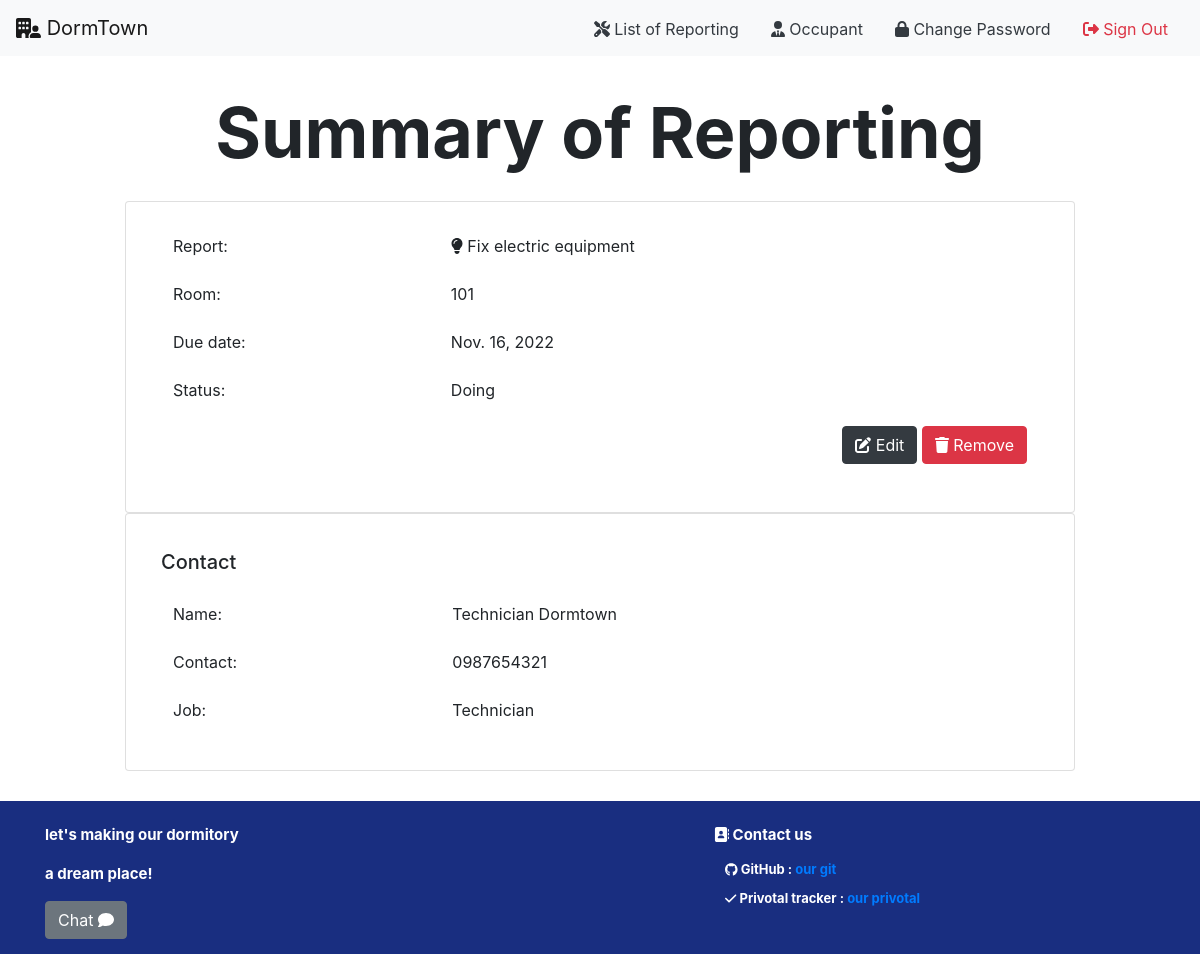
Screenshot of /occupant/report/detail/59 (signed in) with the database file from the repository.
### occupant/models.py (models this page shows, shortened)
class UserInfo(models.Model):
    user_id = models.ForeignKey(
        User, on_delete=models.CASCADE, related_name="user_id")
    role_id = models.ForeignKey(
        Role, on_delete=models.CASCADE, related_name="role_id")
    room_id = models.ForeignKey(
        Room, on_delete=models.CASCADE, related_name="room_id", null=True)
    phone_number = models.CharField(max_length=10)
    address = models.CharField(max_length=100)
    street = models.CharField(max_length=50)
    state = models.CharField(max_length=50)
    city = models.CharField(max_length=50)
    country = models.CharField(max_length=20)
    zip_code = models.CharField(max_length=10)

class Role(models.Model):
    role_name = models.CharField(max_length=20)
    def __str__(self):
        return f'{ self.role_name }'

class Report(models.Model):
    from_user_id = models.ForeignKey(
        User, on_delete=models.CASCADE, related_name="from_user_id")
    problem_type_id = models.ForeignKey(
        ProblemType, on_delete=models.CASCADE, related_name="problem_type_id")
    due_date = models.DateField()
    note = models.CharField(max_length=150)
    status_id = models.ForeignKey(
        StatusType, on_delete=models.CASCADE, related_name="status_id")
    assign_to_id = models.ForeignKey(
        User, on_delete=models.CASCADE, related_name="assign_to_id", null=True)
    role_id = models.ForeignKey(
        Role, on_delete=models.CASCADE, related_name="reported_role_id", null=True)

class ProblemType(models.Model):
    problem_name = models.CharField(max_length=30)

class Room(models.Model):
    room_number = models.CharField(max_length=3)
    room_type = models.ForeignKey(
        RoomType, on_delete=models.CASCADE, related_name="room_type")
    status = models.BooleanField()

class StatusType(models.Model):
    status_name = models.CharField(max_length=10)
    def __str__(self):
        return f'{ self.status_name }'

### occupant/views.py (the view)
# urls.py: path('report/detail/<int:report_id>', views.get_report, name='get_report'),
def get_report(request, report_id):
    if not request.user.is_authenticated:
        return render(request, 'users/login.html', status=403)
    try:
        user = User.objects.get(pk=request.user.id)
        user_info = get_object_or_404(UserInfo, user_id=user)
        report = Report.objects.get(pk=report_id, from_user_id=user)
        assign_to_user_info = UserInfo.objects.filter(user_id=report.assign_to_id).first()
        role = Role.objects.get(role_name='Manager')
        managers = UserInfo.objects.filter(role_id=role)
    except:
        return render(request, 'rooms/500.html', status=500)
    return render(request, 'occupant/result_report.html', {
        'report': report,
        'header': 'Summary of Reporting',
        'user_info': user_info,
        'assign_to_user_info': assign_to_user_info,
        'managers': managers
    })

### occupant/templates/occupant/result_report.html (shortened to what this page needs)
{% extends 'occupant/layout.html' %}
{% block body %}
<div class="text-center mt-4">
    <p class="header">{{ header }}</p>
</div>
<div class="container">
    <div class="row">
        <div class="col-lg-10 card" style="margin: auto">
            <div class="card-body">
                <table class="table table-borderless">
                    <tr>
                        <td colspan="2">Report:</td>
                        <td class="text-end">
                            {% if report.problem_type_id.problem_name == 'Cleaning service' %}
                            <i class="fa-solid fa-broom"></i>
                            {% elif report.problem_type_id.problem_name == 'Irrigation problem' %}
                            <i class="fa-solid fa-droplet"></i>
                            {% elif report.problem_type_id.problem_name == 'Fix electric equipment' %}
                            <i class="fa-solid fa-lightbulb"></i>
                            {% elif report.problem_type_id.problem_name == 'Move out' %}
                            <i class="fa-solid fa-door-open"></i>
                            {% endif %}
                            {{ report.problem_type_id.problem_name }}
                        </td>
                    </tr>
                    <tr>
                        <td colspan="2">Room:</td>
                        <td class="text-end">{{ user_info.room_id.room_number }}</td>
                    </tr>
                    <tr>
                        <td colspan="2">Due date:</td>
                        <td class="text-end">{{ report.due_date }}</td>
                    </tr>
                    <tr>
                        <td colspan="2">Status:</td>
                        <td class="text-end">
                            {{ report.status_id }}
                        </td>
                    </tr>
                    {% if report.status_id != 'Idle' %}
                    <tr>
                        <td colspan="2"></td>
                        <td colspan="2" align="right">
                            <a class="btn btn-dark text-white" href="{% url 'occupant:edit_report' report.id %}">
                                <i class="fa-solid fa-pen-to-square"></i>
                                Edit
                            </a>
                            <a class="btn btn-danger text-white" href="{% url 'occupant:delete_report' report.id %}">
                                <i class="fa-solid fa-trash"></i>
                                Remove
                            </a>
                        </td>
                    </tr>
                    {% endif %}
                </table>
            </div>
        </div>
    </div>
</div>
{% if report.status_id.status_name != 'Idle' %}
<div class="container">
    <div class="row">
        <div class="col-lg-10 card" style="margin: auto">
            <div class="card-body">
                <div class="d-flex justify-content-between align-items-center py-3">
                    <h2 class="h5 mb-0">Contact</h2>
                </div>
                <table class="table table-borderless">
                    <tr>
                        <td colspan="2">Name:</td>
                        <td class="text-end">{{ assign_to_user_info.user_id.first_name }} {{ assign_to_user_info.user_id.last_name }}</td>
                    </tr>
                    <tr>
                        <td colspan="2">Contact:</td>
                        <td class="text-end">{{ assign_to_user_info.phone_number }}</td>
                    </tr>
                    <tr>
                        <td colspan="2">Job:</td>
                        <td class="text-end">{{ assign_to_user_info.role_id }}</td>
                    </tr>
                </table>
            </div>
        </div>
    </div>
</div>
{% endif %}
{% endblock %}

### occupant/templates/occupant/layout.html (shortened to what this page needs)
{% load static %}
<!DOCTYPE html>
<html>
<head>
  <link rel="stylesheet" href="https://cdn.jsdelivr.net/npm/bootstrap@4.3.1/dist/css/bootstrap.min.css" />
  {% load static %}
  <link href="{% static 'fontawesomefree/css/all.min.css' %}" rel="stylesheet" type="text/css" />
  <link rel="stylesheet" href="{% static 'rooms/styles.css' %}" />
  <link rel="stylesheet" href="{% static 'rooms/styles.css' %}" />
  <link rel="stylesheet" href="{% static 'chat/chat.css' %}" />
  <link rel="stylesheet" href="{% static 'manager/dashboard.css' %}" />
  <link href="{% static 'fontawesomefree/css/fontawesome.css' %}" rel="stylesheet" type="text/css">
  <link href="{% static 'fontawesomefree/css/brands.css' %}" rel="stylesheet" type="text/css">
  <link href="{% static 'fontawesomefree/css/solid.css' %}" rel="stylesheet" type="text/css">
  <link href="{% static 'fontawesomefree/css/all.min.css' %}" rel="stylesheet" type="text/css">
</head>
<body>
  <nav class="navbar navbar-expand-lg navbar-light bg-light mb-2">
    <a class="navbar-brand" href="/">
      <i class="fa-solid fa-building-user"></i>
      DormTown
    </a>
    <div class="collapse navbar-collapse  w-100 order-3 dual-collapse2" id="navbarSupportedContent">
      <ul class="navbar-nav ml-auto">
        {% if user_info.role_id.role_name == 'Occupant' %}
        <li class="nav-item">
          <a href="{% url 'occupant:list_report' %}" class="text-dark mx-3 align-middle">
            <i class="fa-solid fa-screwdriver-wrench"></i>
            List of Reporting
          </a>
        </li>
        {% endif %}
        <li class="nav-item">
          <a href="/occupant" class="text-dark mx-3 align-middle">
            <i class="fa-solid fa-user-tie"></i>
            {{ user_info.role_id.role_name }}
          </a>
        </li>
        {% if request.user.is_authenticated %}
        <li class="nav-item">
          <a href="{% url 'users:change_password' %}" class="text-dark mx-3 align-middle">
            <i class="fa-solid fa-lock"></i>
            Change Password
          </a>
        </li>
        <li class="nav-item">
          <a class="text-danger mx-3 align-middle" href="{% url 'users:logout'%}" role="button">
            <i class="fa-solid fa-right-from-bracket"></i>
            Sign Out
          </a>
        </li>
        {% endif %}
      </ul>
    </div>
  </nav>
  <div class="container-fluid">
    {% block body %}
    {% endblock %}
  </div>
  <div class="footer">
    <div class="container">
      <div class="row pt-2">
        <div class="col-7" class="font-mid p-4">
          <p> let's making our dormitory</p>
          <p> a dream place!</p>
          {% if request.user.is_superuser == False and request.user.is_authenticated %}
          <a class="btn btn-secondary" href="/chat">
            Chat
            <i class="fa-solid fa-comment"></i>
          </a>
          {% endif %}
        </div>
        <div class="col">
          <p class="ml-1">
            <i class="fa-solid fa-address-book"></i>
            Contact us
          </p>
          <p class="detail">
            <i class="fa-brands fa-github"></i>
            GitHub : <a href="https://github.com/6310682718/DORMTOWN">our git</a>
          <p>
          <p class="detail">
            <i class="fa-solid fa-check"></i>
            Privotal tracker : <a href="https://www.pivotaltracker.com/n/projects/2606927">our privotal</a>
          </p>
        </div>
      </div>
    </div>
  </div>
</body>
</html>

### rooms/static/rooms/styles.css (style rules this page uses)
.header { font-weight: bolder; font-size: 70px; }
.footer { bottom: 0; font-size: 15px; background-color: #192e80; color: white; font-weight: bolder; margin-top: 30px; padding: 15px; }
.detail { font-size: 13px; margin-left: 15px; line-height: 7px; }
p { cursor: pointer; }

### chat/static/chat/chat.css (style rules this page uses)
h2,h3 { margin:0; }

### manager/static/manager/dashboard.css (style rules this page uses)
:root { --height-box: 150px; --padding-box: 50px 0; --border-radius-box: 5px; }

### rows the page displays
UserInfo: role_id.role_name "Occupant", room_id.room_number "101"
Report: problem_type_id.problem_name "Fix electric equipment", due_date "Nov. 16, 2022", status_id "Doing"
UserInfo: user_id.first_name "Technician", user_id.last_name "Dormtown", phone_number "0987654321", role_id "Technician"

### other values shown
{{ header }} "Summary of Reporting"
